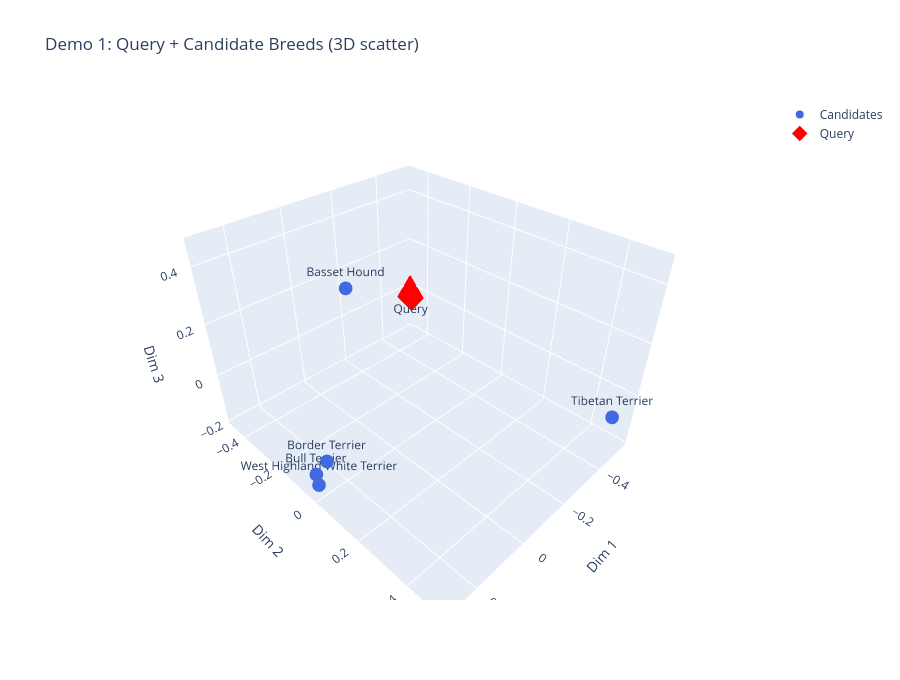

The code cell stored with this chart in its notebook:
### Markdown cell above
### G) Demo 1 3D Scatter (Query + Candidates)

### Code cell
# Demo 1: Scatter 3D (query + candidates)
print("🧭 Demo 1 3D Candidate Space (Query + Candidates)\n")

if 'expanded_retrieved_docs' in globals() and expanded_retrieved_docs:
    source_docs = expanded_retrieved_docs
elif 'retrieved_docs' in globals() and retrieved_docs:
    source_docs = retrieved_docs
else:
    raise ValueError('Run Demo 1 retrieval/expanded cells first.')

demo1_query = question if 'question' in globals() else 'What are good dog breeds for families with children?'

candidate_breeds = []
for d in source_docs:
    b = d.get('metadata', {}).get('breed', 'Unknown')
    if b not in candidate_breeds:
        candidate_breeds.append(b)
candidate_breeds = candidate_breeds[:10]

breed_vecs = []
for b in candidate_breeds:
    txt = next((d.get('content','') for d in source_docs if d.get('metadata', {}).get('breed') == b), '')
    breed_vecs.append(rag_engine.doc_processor.embedding_model.encode(txt, convert_to_numpy=True))

q_vec = rag_engine.doc_processor.embedding_model.encode(demo1_query, convert_to_numpy=True)
M = np.vstack([q_vec] + breed_vecs).astype(float)
labels = ['Query'] + candidate_breeds

Mc = M - M.mean(axis=0, keepdims=True)
_, _, vt = np.linalg.svd(Mc, full_matrices=False)
coords3 = Mc @ vt[:3].T

fig = go.Figure()
fig.add_trace(go.Scatter3d(
    x=coords3[1:, 0], y=coords3[1:, 1], z=coords3[1:, 2],
    mode='markers+text',
    text=candidate_breeds,
    textposition='top center',
    marker=dict(size=8, color='royalblue'),
    name='Candidates'
))
fig.add_trace(go.Scatter3d(
    x=[coords3[0,0]], y=[coords3[0,1]], z=[coords3[0,2]],
    mode='markers+text',
    text=['Query'],
    textposition='bottom center',
    marker=dict(size=12, color='red', symbol='diamond'),
    name='Query'
))
fig.update_layout(
    title='Demo 1: Query + Candidate Breeds (3D scatter)',
    scene=dict(xaxis_title='Dim 1', yaxis_title='Dim 2', zaxis_title='Dim 3'),
    height=680
)
fig.show()

### Figure 1 — Plotly figure (JSON) as saved in the notebook; plotly's stock layout.template omitted (floating-point values rounded to 4 significant figures)
{"data": [{"marker": {"color": "royalblue", "size": 8}, "mode": "markers+text", "name": "Candidates", "text": ["Border Terrier", "Tibetan Terrier", "Basset Hound", "West Highland White Terrier", "Bull Terrier"], "textposition": "top center", "type": "scatter3d", "x": [0.2658, -0.4752, 0.1602, 0.2854, 0.2982], "y": [-0.00187, 0.5036, 0.01943, -0.03291, -0.01776], "z": [-0.08051, -0.05488, 0.4708, -0.1909, -0.1235]}, {"marker": {"color": "red", "size": 12, "symbol": "diamond"}, "mode": "markers+text", "name": "Query", "text": ["Query"], "textposition": "bottom center", "type": "scatter3d", "x": [-0.5343], "y": [-0.4705], "z": [-0.02096]}], "layout": {"height": 680, "scene": {"xaxis": {"title": {"text": "Dim 1"}}, "yaxis": {"title": {"text": "Dim 2"}}, "zaxis": {"title": {"text": "Dim 3"}}}, "title": {"text": "Demo 1: Query + Candidate Breeds (3D scatter)"}}}
